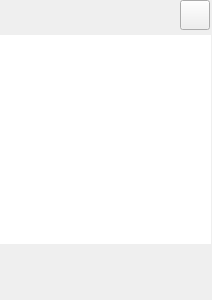
<?xml version="1.0" encoding="UTF-8"?>
<ui version="4.0">
 <class>Temperature_Box</class>
 <widget class="QWidget" name="Temperature_Box">
  <property name="geometry">
   <rect>
    <x>0</x>
    <y>0</y>
    <width>212</width>
    <height>300</height>
   </rect>
  </property>
  <property name="windowTitle">
   <string>Temprature</string>
  </property>
  <widget class="QWidget" name="layoutWidget">
   <property name="geometry">
    <rect>
     <x>0</x>
     <y>35</y>
     <width>211</width>
     <height>261</height>
    </rect>
   </property>
   <layout class="QGridLayout" name="gridLayout">
    <property name="spacing">
     <number>6</number>
    </property>
    <item row="2" column="0">
     <widget class="QLabel" name="label_displayTime">
      <property name="minimumSize">
       <size>
        <width>0</width>
        <height>20</height>
       </size>
      </property>
      <property name="maximumSize">
       <size>
        <width>2000</width>
        <height>20</height>
       </size>
      </property>
      <property name="text">
       <string/>
      </property>
      <property name="scaledContents">
       <bool>true</bool>
      </property>
      <property name="wordWrap">
       <bool>false</bool>
      </property>
     </widget>
    </item>
    <item row="0" column="0">
     <widget class="QLabel" name="label">
      <property name="sizePolicy">
       <sizepolicy hsizetype="Preferred" vsizetype="Expanding">
        <horstretch>0</horstretch>
        <verstretch>0</verstretch>
       </sizepolicy>
      </property>
      <property name="minimumSize">
       <size>
        <width>10</width>
        <height>10</height>
       </size>
      </property>
      <property name="maximumSize">
       <size>
        <width>1000</width>
        <height>1000</height>
       </size>
      </property>
      <property name="styleSheet">
       <string notr="true">background-color: rgb(255, 255, 255);</string>
      </property>
      <property name="text">
       <string/>
      </property>
      <property name="scaledContents">
       <bool>true</bool>
      </property>
      <property name="wordWrap">
       <bool>true</bool>
      </property>
     </widget>
    </item>
    <item row="1" column="0">
     <widget class="QLabel" name="label_Temperature">
      <property name="minimumSize">
       <size>
        <width>0</width>
        <height>20</height>
       </size>
      </property>
      <property name="maximumSize">
       <size>
        <width>16777215</width>
        <height>20</height>
       </size>
      </property>
      <property name="text">
       <string/>
      </property>
     </widget>
    </item>
   </layout>
  </widget>
  <widget class="QPushButton" name="btnClose">
   <property name="geometry">
    <rect>
     <x>180</x>
     <y>0</y>
     <width>30</width>
     <height>30</height>
    </rect>
   </property>
   <property name="minimumSize">
    <size>
     <width>30</width>
     <height>30</height>
    </size>
   </property>
   <property name="maximumSize">
    <size>
     <width>30</width>
     <height>30</height>
    </size>
   </property>
   <property name="text">
    <string/>
   </property>
   <property name="icon">
    <iconset>
     <normaloff>:/res/SoftIcon/Cancel.png</normaloff>:/res/SoftIcon/Cancel.png</iconset>
   </property>
   <property name="iconSize">
    <size>
     <width>30</width>
     <height>30</height>
    </size>
   </property>
  </widget>
 </widget>
 <resources/>
 <connections/>
</ui>
